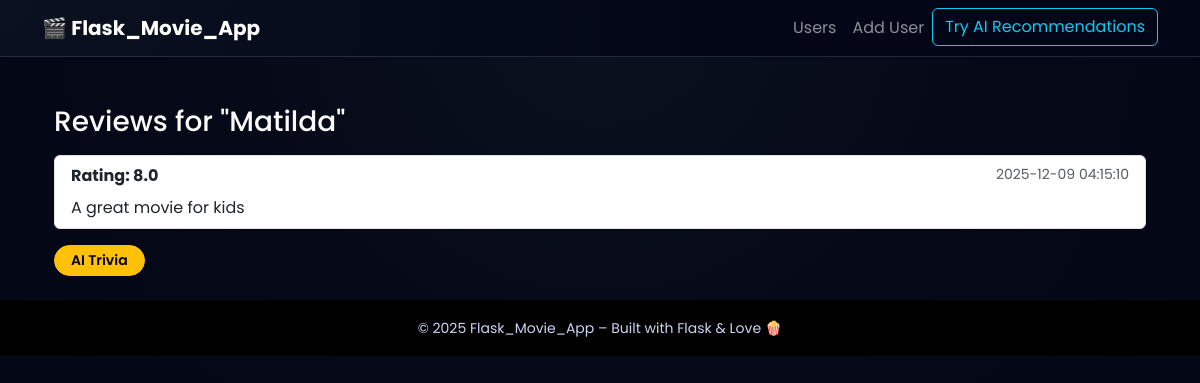
Screenshot of /movies/6/reviews with the database file from the repository.
### models.py (models this page shows)
class Movie(db.Model):
    __tablename__ = "movies"
    id = db.Column(db.Integer, primary_key=True)
    name = db.Column(db.String(200), nullable=False)
    director_id = db.Column(db.Integer, db.ForeignKey("directors.id"), nullable=True)
    genre_id = db.Column(db.Integer, db.ForeignKey("genres.id"), nullable=True)
    director = db.relationship("Director", back_populates="movies")
    genre = db.relationship("Genre", back_populates="movies")
    year = db.Column(db.Integer, nullable=False)
    rating = db.Column(db.Float, nullable=False)
    user_id = db.Column(db.Integer, db.ForeignKey("users.id"), nullable=False)
    user = db.relationship("User", back_populates="movies")
    reviews = db.relationship(
        "Review",
        back_populates="movie",
        cascade="all, delete-orphan",
    )

class Review(db.Model):
    __tablename__ = "reviews"
    id = db.Column(db.Integer, primary_key=True)
    user_id = db.Column(db.Integer, db.ForeignKey("users.id"), nullable=False)
    movie_id = db.Column(db.Integer, db.ForeignKey("movies.id"), nullable=False)
    review_text = db.Column(db.String(200), nullable=False)
    rating = db.Column(db.Float, nullable=False)
    created_at = db.Column(db.DateTime, server_default=db.func.now())
    user = db.relationship("User", back_populates="reviews")
    movie = db.relationship("Movie", back_populates="reviews")

### app.py (the view)
@app.route("/movies/<int:movie_id>/reviews")
def movie_reviews(movie_id):
	movie = get_movie_or_404(movie_id)
	reviews = data_manager.get_reviews_for_movie(movie_id)
	return render_template(
	"movie_reviews.html",
					   movie=movie,
					   reviews=reviews,
    )

### app.py (called while the page is built)
def get_movie_or_404(movie_id: int):
	movie = data_manager.get_movie(movie_id)
	if movie is None:
		abort(404)
	return movie

### datamanager/sqlite_data_manager.py (called while the page is built)
    def get_movie(self, movie_id: int) -> Optional[Movie]:
        return self.session.get(Movie, movie_id)

    def _review_to_dict(self, review: Review) -> Dict[str, Any]:
        return {
            "id": review.id,
            "user_id": review.user_id,
            "movie_id": review.movie_id,
            "review_text": review.review_text,
            "rating": review.rating,
            "created_at": review.created_at,
        }

    def get_reviews_for_movie(self, movie_id: int) -> List[Dict[str, Any]]:
        reviews = (
            self.session.query(Review)
            .filter(Review.movie_id == movie_id)
            .all()
        )
        return [self._review_to_dict(r) for r in reviews]

### templates/movie_reviews.html (shortened to what this page needs)
{% extends "base.html" %}
{% block content %}
  <div class="container mt-4">
    <h1 class="h3 mb-3">Reviews for "{{ movie['name'] }}"</h1>
    {% if reviews %}
      <ul class="list-group">
        {% for review in reviews %}
          <li class="list-group-item">
            <div class="d-flex justify-content-between">
              <strong>Rating: {{ review['rating'] }}</strong>
              <small class="text-muted">
                {{ review['created_at'] }}
              </small>
            </div>
            <p class="mb-0 mt-2">{{ review['review_text'] }}</p>
          </li>
        {% endfor %}
      </ul>
    {% else %}
      <p class="text-muted">No reviews yet for this movie.</p>
    {% endif %}
    <a
      href="{{ url_for('movie_ai_trivia', movie_id=movie.id) }}"
      class="btn btn-warning btn-sm mt-3 px-3 rounded-pill fw-semibold shadow-sm">
      AI Trivia
    </a>
  </div>
{% endblock %}

### static/css/style.css (style rules this page uses)
:root { --bg-main: #050816; --bg-card: #111827; --accent: #1d9bf0; --accent-soft: rgba(29, 155, 240, 0.4); }
body { font-family: "Poppins", system-ui, -apple-system, BlinkMacSystemFont, "Segoe UI", sans-serif; background: radial-gradient(circle at top, #0b1120 0, var(--bg-main) 45%, #020617 100%); color: #fafafa; min-height: 100vh; }

### rows the page displays
Movie: name "Matilda"
Review: rating "8.0", created_at "2025-12-09 04:15:10", review_text "A great movie for kids"

### other values shown
{{ 2025 }} "2025"
